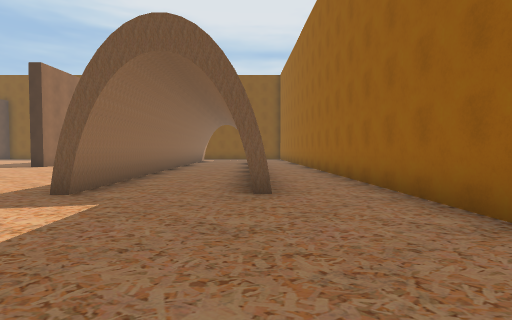
[1] (above)

16 first-person views from a walk through a 3-D level made in the Unity game engine. The camera is 1.4 m above the floor, tilts 2° down and sees 80° across. The floor is counted in squares, 2 m on a side. Each view is taken from the middle of a square. On the plan, view 1 faces up. The plan holds only what a view shows up to about 10 squares ahead; the rest is blank. The place goes on beyond the plan.

[2]
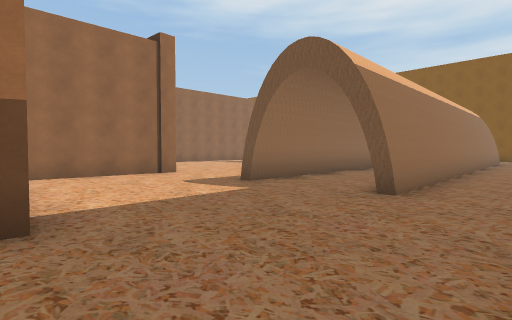

[3]
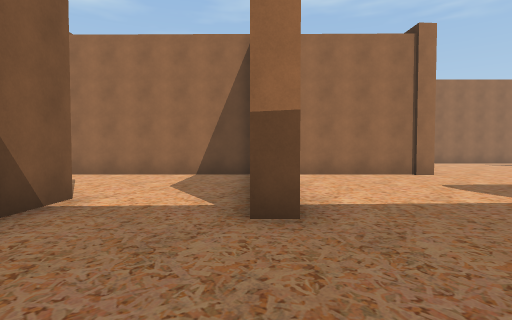

[4]
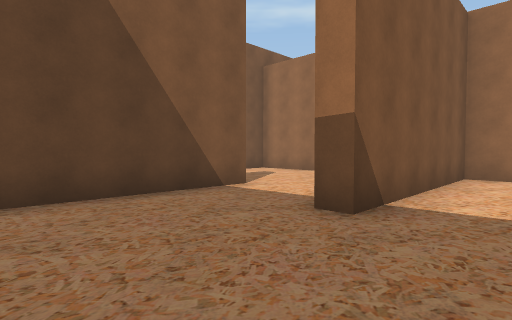

[5]
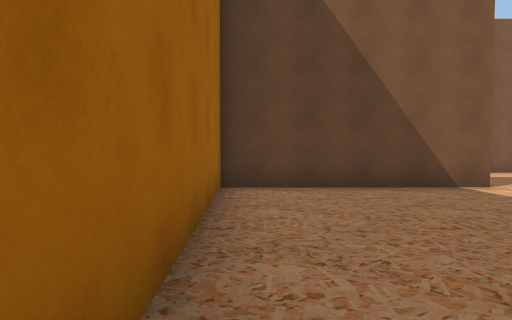

[6]
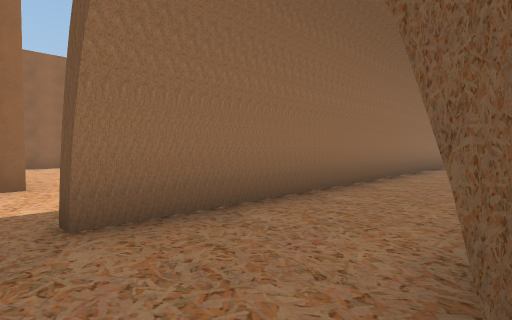

[7]
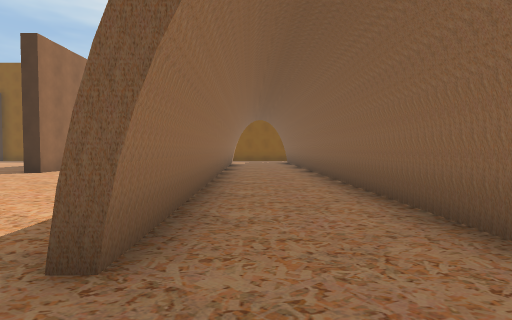

[8]
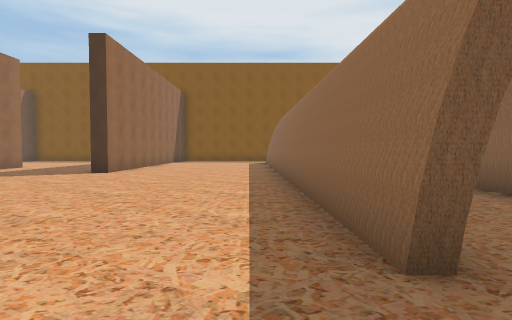

[9]
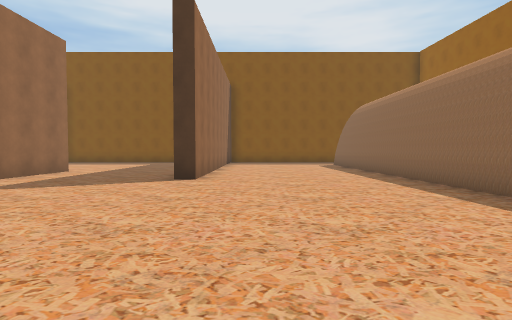

[10]
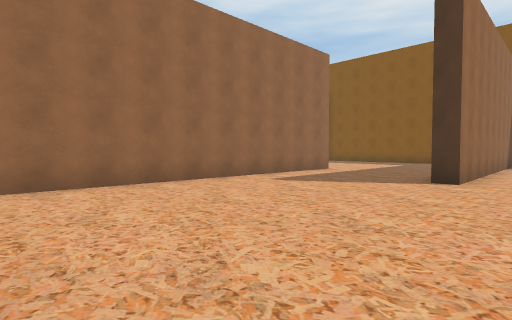

[11]
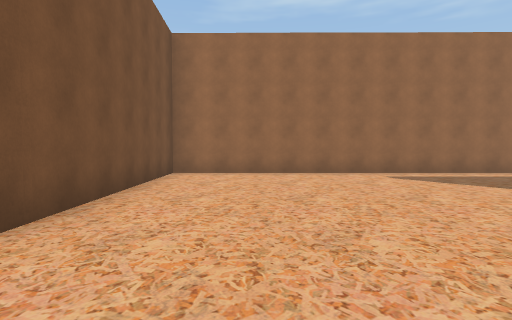

[12]
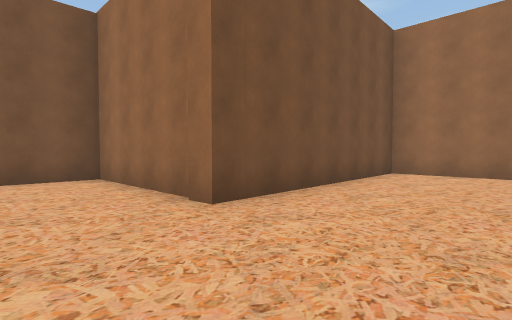

[13]
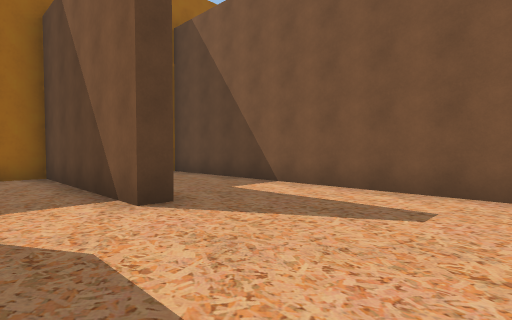

[14]
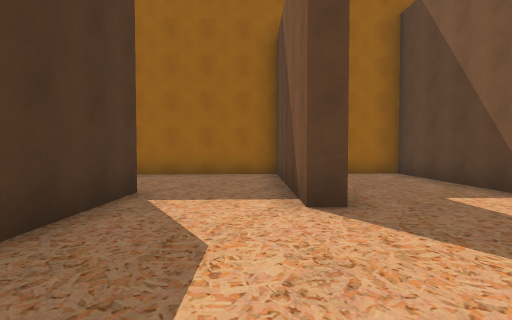

[15]
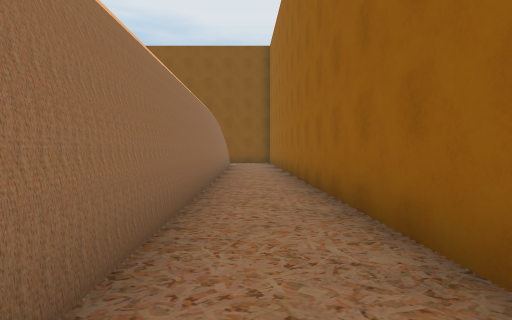

[16]
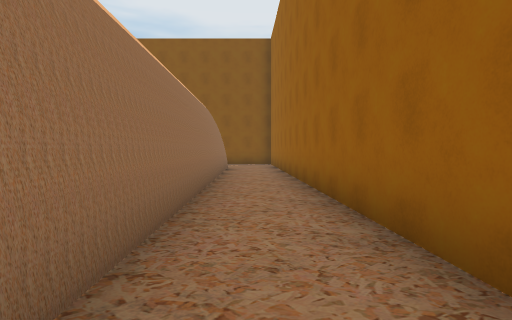

### Floor plan
Points are (right, up) in squares from view 1. A wall is a line through its corners. A room is listed if a view was taken in it or the views show most of it. See-through windows are left out.
Room 1 (views 1, 2, 3, 4, 5, 6, 7, 8, 9, 10, 11, 12, 15, 16)
walls: (-2.6, 4.6) (-2.6, 15.1); (-0.1, 5) (-0.3, 13); (-3.1, 15.2) (-2.8, 4.7) (-3.1, 4.7) (-3.3, 15.1); (-8.4, 15.6) (-8.4, 12.1) (-9, 12.1); (0, 15.5) (0.2, 4.7) (-0.3, 4.7); (-13, 14.8) (-13, 4.5) (-6.4, 4.9) (-6.4, 0.4) (-1, 0.4) (-1, -0.1) (-2.5, -0.1); (-2.5, -2.6) (2.6, -2.6) (1.9, 15.4)
ways out: opening at (-2, -1.5) to room 2; opening at (-13, 15)
Room 2 (views 13, 14)
walls: (-2.5, -3.2) (-2.5, -2.6); (-2.5, -0.1) (-3.7, -0.1); (-5.8, -6.1) (2.8, -6.1) (2.7, -4.5); (-6.5, -0.2) (-6.5, -5.2)
ways out: opening at (-2, -1.5) to room 1

Positions as (right, up) in squares from view 1, and headings:
1: (0, 0), facing up
2: (2, 0), facing up-left
3: (2, 0), facing left
4: (2, 2), facing down-left
5: (2, 3), facing down
6: (0, 4), facing up-left
7: (-2, 3), facing up
8: (-4, 3), facing up
9: (-7, 5), facing up
10: (-7, 5), facing up-left
11: (-4, 7), facing left
12: (-4, 8), facing down-left
13: (-6, -1), facing down-right
14: (-6, -2), facing right
15: (1, 6), facing up
16: (1, 7), facing up
